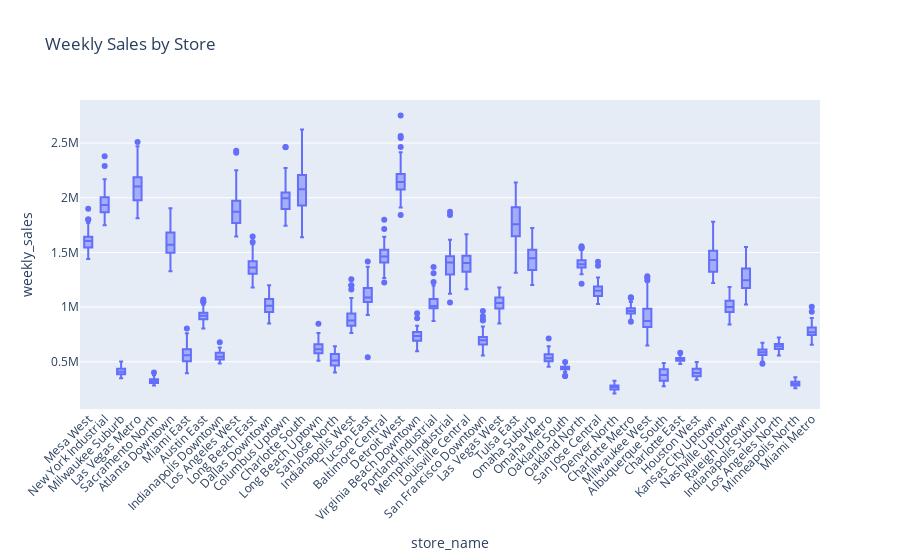

The notebook cell this image was saved under:
### Code cell
fig_box = px.box(df, x='store_name', y='weekly_sales', title="Weekly Sales by Store")
fig_box.update_layout(xaxis_tickangle=-45)
fig_box.show()

### Figure 1 — Plotly figure (JSON) as saved in the notebook; plotly's stock layout.template omitted (floating-point values rounded to 4 significant figures; data arrays with more than 128 entries replaced by an {"elided": "..."} marker saying what was removed)
{"data": [{"alignmentgroup": "True", "hovertemplate": "store_name=%{x}<br>weekly_sales=%{y}<extra></extra>", "legendgroup": "", "marker": {"color": "#636efa"}, "name": "", "notched": false, "offsetgroup": "", "orientation": "v", "showlegend": false, "type": "box", "x": {"elided": "2565 str values"}, "x0": " ", "xaxis": "x", "y": {"elided": "2565 float values"}, "y0": " ", "yaxis": "y"}], "layout": {"boxmode": "group", "legend": {"tracegroupgap": 0}, "title": {"text": "Weekly Sales by Store"}, "xaxis": {"anchor": "y", "domain": [0, 1], "tickangle": -45, "title": {"text": "store_name"}}, "yaxis": {"anchor": "x", "domain": [0, 1], "title": {"text": "weekly_sales"}}}}
